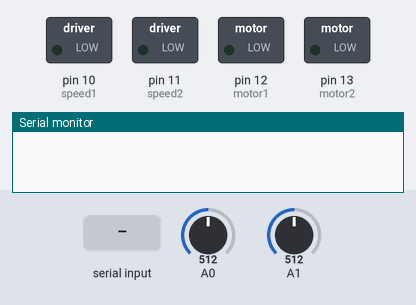
Recording of a sketch running on a simulated Arduino Uno, built with avr-gcc and run on an emulated ATmega328P. Shown: switched loads named in the sketch (green lamp = pin HIGH), the last lines printed to the serial monitor. The test bench sets the inputs (shaded band); at power-on: A0 = 512, A1 = 512.

Above: at 1.2 s.
1.3 s: "1" received over Serial
At 1.8 s:
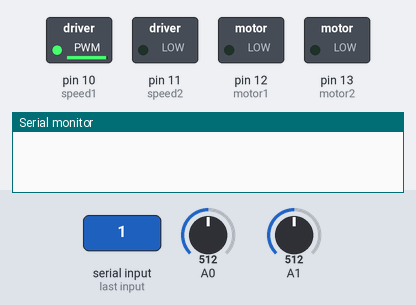
3.8 s: "2" received over Serial
At 5.7 s:
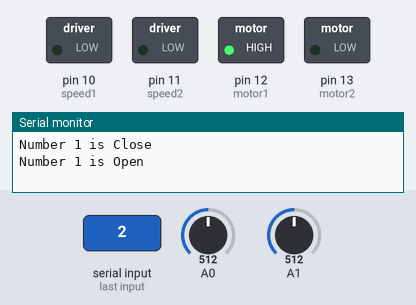
6.3 s: "3" received over Serial
At 6.8 s:
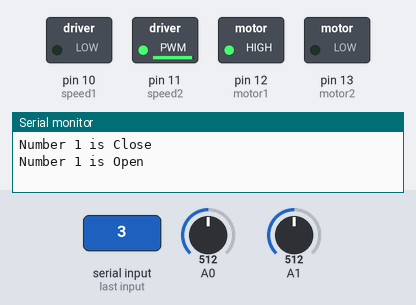
8.8 s: "4" received over Serial
At 10.7 s:
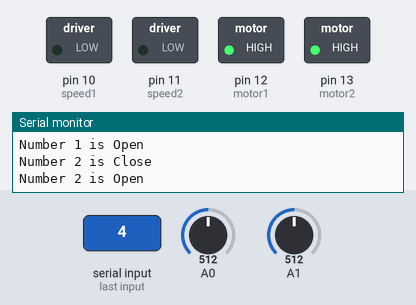
11.3 s: "1" received over Serial
At 12.6 s:
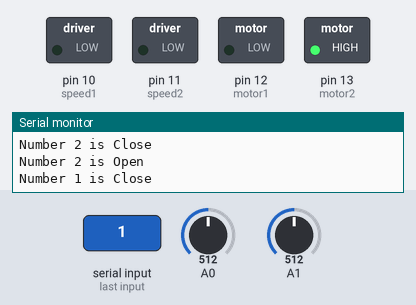
13.8 s: "2" received over Serial
At 14.6 s:
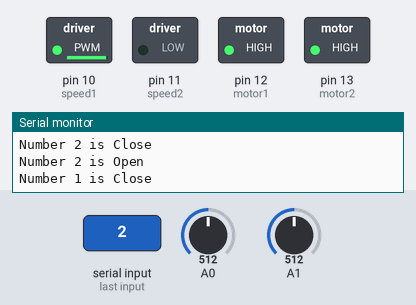
Timing chart, 0 to 16.8 s (numbered marks = the images above; inputs shaded):
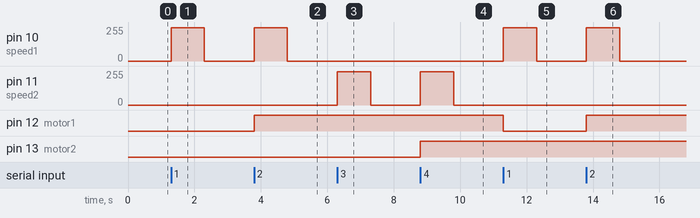

The sketch:

ProjectAC_bck.ino
```cpp
int motor1 = 12; //모터 1 방향 제어 핀 설정
int speed1 = 10; //모터 1 속도 제어 핀 설정

int motor2 = 13; //모터 2 방향 제어 핀 설정
int speed2 = 11;//모터2 속도 제어 핀 설정

int potValue=A0;
int potValue2=A1;

int directStatus = false;
int directStatus2 = false;

void setup(){
  Serial.begin(9600); //시리얼 통신 설정

 //모든 핀모드를 OUTPUT으로 설정
  pinMode(motor1, OUTPUT);
  pinMode(motor2, OUTPUT);

  pinMode(speed1, OUTPUT);
  pinMode(speed2, OUTPUT);
}

void loop(){

    if(Serial.available()){
      char in_data;
      in_data = Serial.read();
      int potVal = analogRead(A0); // 가변 저항 값을 potVal에 담음.
      int potVal2 = analogRead(A1);

 //슬라이더가 끝에 도달했을음 인식 하는 부분
      if(potVal == 0 || potVal == 1023){ //가변 저항의 값이 0또는 1023이라면 directStatus 상태 변경
        if(directStatus == false){
          directStatus = true;
        }//|| potVal == 1 || potVal == 2 || potVal == 3 ||
        //potVal == 1020 || potVal == 1021 || potVal == 1022 오차 범위
        else directStatus=false;
      }
      if(potVal2 == 0 || potVal2 == 1023){ //가변 저항의 값이 0또는 1023이라면 directStatus 상태 변경
        if(directStatus2 == false){
          directStatus2 = true;
        }
        else directStatus2=false;
      }

   if(in_data=='1'){ //모터가 있는 방향으로 슬라이더 움직임
        if(potVal == 1023){
          Serial.print("Number 1 can't do");
          Serial.print("\t");
        }
        digitalWrite(motor1,LOW);
        analogWrite(speed1,250); //120
        delay(1000);
        analogWrite(speed1,0);
        Serial.print("Number 1 is Close\n\n");
   }
    else if(in_data=='2'){ //모터가 있는 반대 방향으로 슬라이더 움직임
        if(potVal == 0){
          Serial.print("Number 1 can't do");
          Serial.print("\t");
        }
        digitalWrite(motor1,HIGH);
        analogWrite(speed1,250);
        delay(1000);
        analogWrite(speed1,0);
        Serial.print("Number 1 is Open\n\n");
    }

    if(in_data=='3'){ //모터가 있는 방향으로 슬라이더 움직임
        if(potVal2 == 1023){
          Serial.print("Number 2 can't do");
          Serial.print("\t");
        }
        digitalWrite(motor2,LOW);
        analogWrite(speed2,250);
        delay(1000);
        analogWrite(speed2,0);
        Serial.print("Number 2 is Close\n\n");

   }
    else if(in_data=='4'){ //모터가 있는 반대 방향으로 슬라이더 움직임
        if(potVal2 == 0){
          Serial.print("Number 2 can't do");
          Serial.print("\t");
        }
        digitalWrite(motor2,HIGH);
        analogWrite(speed2,250);
        delay(1000);
        analogWrite(speed2,0);
        Serial.print("Number 2 is Open\n\n");

    }/*

      Serial.print("Number1 potVal : ");
      Serial.print(potVal);
      Serial.print('\t');
      Serial.print("direction : ");
      Serial.println(directStatus);
    */


  /* serial print
 //potVal의 값과 방향 상태를 시리얼 모니터 창에 출력한다.
    Serial.print("Number1 potVal : ");
    Serial.print(potVal);
    Serial.print('\t');
    Serial.print("direction : ");
    Serial.println(directStatus);

    Serial.print("Number2 potVal : ");
    Serial.print(potVal2);
    Serial.print('\t');
    Serial.print("direction : ");
    Serial.println(directStatus2);

    */
    }


}
```

Measured:
- after the input at 1.3 s, pin 10 (speed1): 0/255 → 250/255 at once, → 0/255 1.0 s later
- after the input at 3.8 s, pin 10 (speed1): 0/255 → 250/255 at once, → 0/255 1.0 s later; pin 12 (motor1): LOW → HIGH at once
- after the input at 6.3 s, pin 11 (speed2): 0/255 → 250/255 at once, → 0/255 1.0 s later
- after the input at 8.8 s, pin 11 (speed2): 0/255 → 250/255 at once, → 0/255 1.0 s later; pin 13 (motor2): LOW → HIGH at once
- after the input at 11.3 s, pin 10 (speed1): 0/255 → 250/255 at once, → 0/255 1.0 s later; pin 12 (motor1): HIGH → LOW at once
- after the input at 13.8 s, pin 10 (speed1): 0/255 → 250/255 at once, → 0/255 1.0 s later; pin 12 (motor1): LOW → HIGH at once
